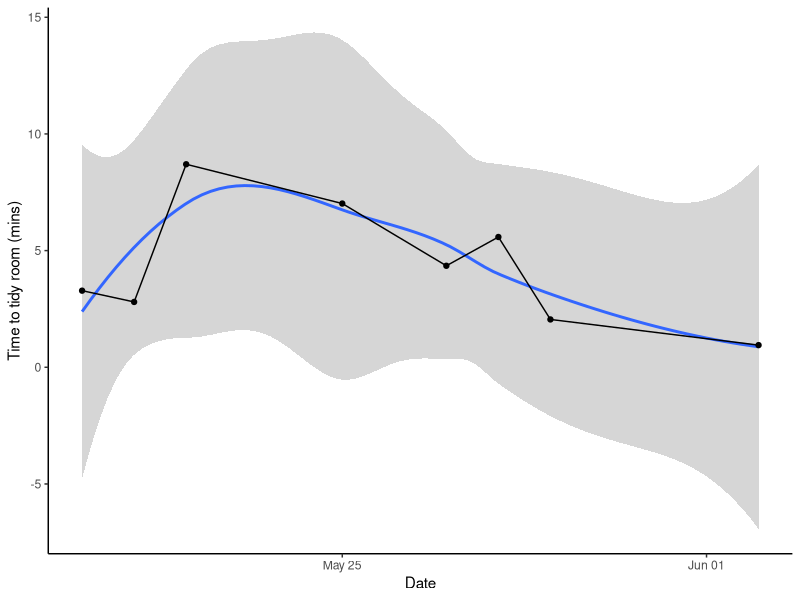

This chart was generated by the following R code:
library(data.table)
library(tidyverse)
library(ggplot2)

data <- read.csv( file = './data/room-cleaning-times.csv', stringsAsFactors=FALSE )

data <- data %>%
  mutate( Date = as.Date(Date),
          Time = as.numeric(as.ITime(Time))/60/60 )

data %>%
  ggplot( aes(x=Date, y=Time) ) +
  geom_smooth(method='loess') +
  geom_line() +
  geom_point() +
  # scale_y_continuous( limits=c(0,10) ) +
  ylab('Time to tidy room (mins)') +
  xlab('Date') +
  theme_classic()
